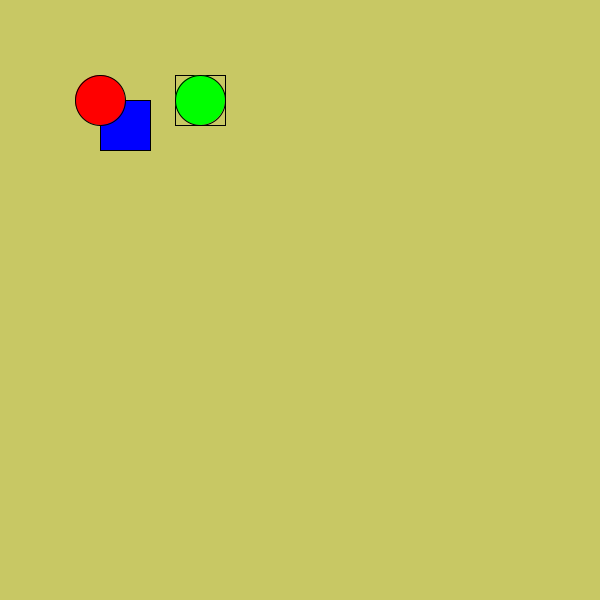
Frame 1 (no input)
Frame 60 (the mouse pressed at the canvas centre just before this capture): identical to frame 1, image omitted
Frame 120 (the mouse held since frame 60 and released just before this capture): identical to frame 1, image omitted

The Processing sketch that drew this single still picture (run headless with seeded random() and noise(); from frame 60 on, the mouse is pressed at the canvas centre):

// Processing sketch: rectMode_ellipseMode
// ── rectMode_ellipseMode.pde

void setup() {
  size(600, 600); // seteamos tamaño de la ventana
}


void draw() {
  background(200, 200, 100); // especificar un color RGB

  fill(0, 0, 255);
  rectMode(CORNER);  //este es el estado por defecto para rects
  rect(100, 100, 50, 50); // rectangulo simple

  ellipseMode(CENTER); //este es el estado por defecto para ellipses
  fill(255, 0, 0);
  ellipse(100, 100, 50, 50); //los circulos se dibujan desde su centro


  
  //al usar rectMode CENTER, los rectangulos se dibujan desde su centro
  //notese como el rectangulo y circulo estan alineados
  //una vez que cambiamos el modo, todo lo que se dibuje despues de esa linea, adoptara este modo
  rectMode(CENTER);
  noFill();
  rect(200,100,50,50);
  
  fill(0, 255, 0);
  ellipse(200, 100, 50, 50);
}
